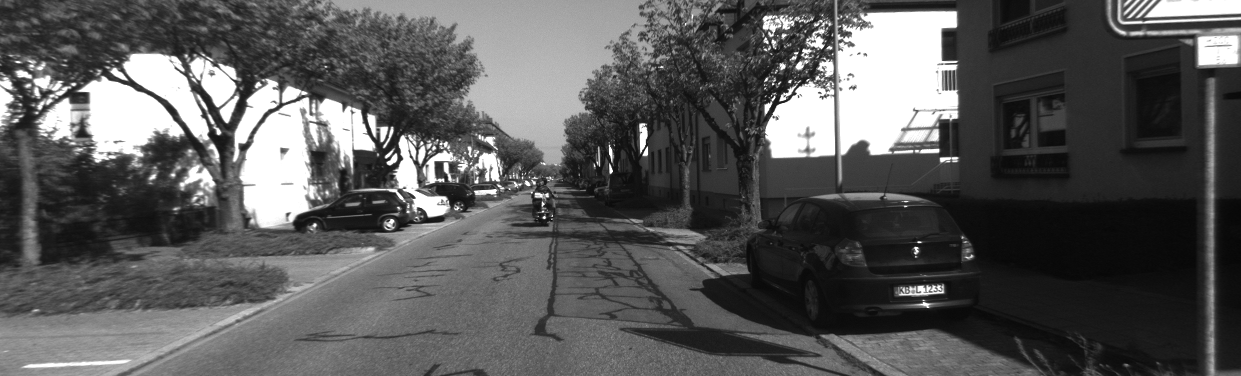
//> input picture LiDARViewer/000000.png, 1241 x 376 px
$ ./LSD_merge_main 000000.png 000001.png   (built with g++ and OpenCV 4)
//> lines starting //> are read from the running program, lines starting //| are printed output that depends on the picture; after the words box and inside, x2 and y2 are one past the last pixel; in counts of white or black regions, pixels touching at a corner belong together
### LiDARViewer/LSD_merge.h
//
// Created by xin on 18/08/22.
//

#ifndef LIDARVIEWER_LSD_MERGE_H
#define LIDARVIEWER_LSD_MERGE_H
#include "opencv2/line_descriptor/descriptor.hpp"
#include <opencv2/core/utility.hpp>
#include <opencv2/imgproc.hpp>
#include <opencv2/highgui.hpp>

using namespace cv;
using namespace cv::line_descriptor;
using namespace std;
/* merging 360/3.14 = 0.008722222 rad per degree*/
const float degreeThres = 0.008722222 * 5;
const float distanceThres = 25;
const float lineLength = 30;

struct point2d{
    float x;
    float y;
    int id2d;
    int index2line;
    int indexScani;
    int indexScanj;
};

struct point3d{
    float x;
    float y;
    float z;
    int id3d;
    int indexScani;//i-th scan of 64 scan lines
    int indexScanj;//j-th point of i-th scan
};

/*
 * dealing with the case that two keylines overlap.
 * since those two keylines are close,
 * the merged line should be those two endpoints that far-est to eachother.
 * Still, merge line2 into line1
 */
void mergeKeyLineCaseSSEE(KeyLine &line1, const KeyLine &line2);

/*
 * dealing with the case that two keylines overlap.
 * since those two keylines are close,
 * the merged line should be those two endpoints that far-est to each other.
 * Still, merge line2 into line1
 */
void mergeKeyLine(KeyLine &line1, const KeyLine &line2);

void mergeKeyLine2(KeyLine &line1, const KeyLine &line2);

void mergeKeyLine1(vector<KeyLine> &keylines, vector<bool> &keylineMergeFlags);

void connectPointsLines(cv::Mat &im, vector<KeyLine> selectedKeyLSDLines, vector<point2d> &imgKeyPoint, vector<point2d> &LiDAR2d);

#endif //LIDARVIEWER_LSD_MERGE_H

### LiDARViewer/LSD_merge.cpp
//
// Created by xin on 18/08/22.
//
/*
 * dealing with the case that two keylines overlap.
 * since those two keylines are close,
 * the merged line should be those two endpoints that far-est to eachother.
 * Still, merge line2 into line1
 */

#include "LSD_merge.h"

using namespace cv;
using namespace cv::line_descriptor;
using namespace std;
// [64 lines left out: function mergeKeyLineCaseSSEE, not called in this run]

/*
 * dealing with the case that two keylines overlap.
 * since those two keylines are close,
 * the merged line should be those two endpoints that far-est to each other.
 * Still, merge line2 into line1
 */
void mergeKeyLine2(KeyLine &line1, const KeyLine &line2) {

    float SX1 = line1.startPointX, SY1 = line1.startPointY, SX2 = line2.startPointX, SY2 = line2.startPointY;
    float EX1 = line1.endPointX, EY1 = line1.endPointY, EX2 = line2.endPointX, EY2 = line2.endPointY;
    //to find out the farest points
    float distanceS1E1 = (SX1 - EX1) * (SX1 - EX1) + (SY1 - EY1) * (SY1 - EY1);
    float distanceS1S2 = (SX1 - SX2) * (SX1 - SX2) + (SY1 - SY2) * (SY1 - SY2);
    float distanceS1E2 = (SX1 - EX2) * (SX1 - EX2) + (SY1 - EY2) * (SY1 - EY2);
    float distanceE1S2 = (EX1 - SX2) * (EX1 - SX2) + (EY1 - SY2) * (EY1 - SY2);
    float distanceE1E2 = (EX1 - EX2) * (EX1 - EX2) + (EY1 - EY2) * (EY1 - EY2);
    float distanceS2E2 = (SX2 - EX2) * (SX2 - EX2) + (SY2 - EY2) * (SY2 - EY2);
    float maxNumber = distanceS1E1;
    if (maxNumber < distanceS1S2)
        maxNumber = distanceS1S2;
    if (maxNumber < distanceS1E2)
        maxNumber = distanceS1E2;
    if (maxNumber < distanceE1S2)
        maxNumber = distanceE1S2;
    if (maxNumber < distanceE1E2)
        maxNumber = distanceE1E2;
    if (maxNumber < distanceS2E2)
        maxNumber = distanceS2E2;
    if (maxNumber == distanceS1E1) {
        line1.startPointX = SX1;
        line1.startPointY = SY1;
        line1.endPointX = EX1;
        line1.endPointY = EY1;
    }
    if (maxNumber == distanceS1S2) {
        line1.startPointX = SX1;
        line1.startPointY = SY1;
        line1.endPointX = SX2;
        line1.endPointY = SY2;
    }
    if (maxNumber == distanceS1E2) {
        line1.startPointX = SX1;
        line1.startPointY = SY1;
        line1.endPointX = EX2;
        line1.endPointY = EY2;
    }
    if (maxNumber == distanceE1S2) {
        line1.startPointX = SX2;//EX1;
        line1.startPointY = SY2;//EY1;
        line1.endPointX = EX1;//SX2;
        line1.endPointY = EY1;//SY2;
    }
    if (maxNumber == distanceE1E2) {
        line1.startPointX = EX1;
        line1.startPointY = EY1;
        line1.endPointX = EX2;
        line1.endPointY = EY2;
    }
    if (maxNumber == distanceS2E2) {
        line1.startPointX = SX2;
        line1.startPointY = SY2;
        line1.endPointX = EX2;
        line1.endPointY = EY2;
    }
    //merge others
    line1.numOfPixels += line2.numOfPixels; //not relyable because overlap
    line1.angle = (line1.angle + line2.angle) / 2;
    line1.lineLength = sqrt((line1.endPointX - line1.startPointX) * (line1.endPointX - line1.startPointX) +
                            (line1.endPointY - line1.startPointY) * (line1.endPointY - line1.startPointY));
    line1.response += line2.response;
    line1.size = (line1.startPointX - line1.endPointX) * (line1.startPointY - line1.endPointY);
}

/*
 * merge the primary keylines
 */
void mergeKeyLine1(vector<KeyLine> &keylines, vector<bool> &keylineMergeFlags){
    for (int i = 0; i < keylines.size(); i++) {
        if (keylineMergeFlags[i])//If this keyline has been merge into another
            continue;
        //looking for pairs
        for (int j = 0; j < keylines.size(); j++) {
            if (!keylineMergeFlags[j] && j != i) { //This keyline shouldn't be merged into another | and j!=i
                float degree1 = abs(keylines[i].angle) + abs(keylines[j].angle);
                float degree2 = abs(keylines[j].angle - keylines[i].angle);
                if ((abs(degree1 - 3.14) < degreeThres) || degree2 < degreeThres) {//angle < 5 degrees
                    float distanceSS = (keylines[i].startPointX - keylines[j].startPointX) *
                                       (keylines[i].startPointX - keylines[j].startPointX) +
                                       (keylines[i].startPointY - keylines[j].startPointY) *
                                       (keylines[i].startPointY - keylines[j].startPointY);
                    float distanceSE = (keylines[i].startPointX - keylines[j].endPointX) *
                                       (keylines[i].startPointX - keylines[j].endPointX) +
                                       (keylines[i].startPointY - keylines[j].endPointY) *
                                       (keylines[i].startPointY - keylines[j].endPointY);
                    float distanceES = (keylines[i].endPointX - keylines[j].startPointX) *
                                       (keylines[i].endPointX - keylines[j].startPointX) +
                                       (keylines[i].endPointY - keylines[j].startPointY) *
                                       (keylines[i].endPointY - keylines[j].startPointY);
                    float distanceEE = (keylines[i].endPointX - keylines[j].endPointX) *
                                       (keylines[i].endPointX - keylines[j].endPointX) +
                                       (keylines[i].endPointY - keylines[j].endPointY) *
                                       (keylines[i].endPointY - keylines[j].endPointY);
                    float midXi = (keylines[i].startPointX + keylines[i].endPointX) / 2;
                    float midYi = (keylines[i].startPointY + keylines[i].endPointY) / 2;
                    float midXj = (keylines[j].startPointX + keylines[j].endPointX) / 2;
                    float midYj = (keylines[j].startPointY + keylines[j].endPointY) / 2;
                    float distanceMid = (midXi - midXj) * (midXi - midXj) + (midYi - midYj) * (midYi - midYj);
                    bool SS = false, SE = false, ES = false, EE = false, Mid = false;
                    if (distanceSS < distanceThres)SS = true;
                    if (distanceSE < distanceThres)SE = true;
                    if (distanceEE < distanceThres)EE = true;
                    if (distanceES < distanceThres)ES = true;
                    if (distanceMid < distanceThres)Mid = true;
                    if (SS || SE || EE || ES || Mid) {//start or end points is close
                        cout << "keyline1 No." << keylines[i].class_id << " with angle " << keylines[i].angle
                             << " response " << keylines[i].response << " length :" << keylines[i].lineLength
                             << " start point " << keylines[i].startPointX << " " << keylines[i].startPointY
                             << " end point " << keylines[i].endPointX << " " << keylines[i].endPointY << endl;
                        cout << "merge with" << endl;
                        cout <<" degree1 "<<degree1<<" degree2 "<<degree2<<endl;
                        cout << "keyline2 No." << keylines[j].class_id << " with angle " << keylines[j].angle
                             << " response " << keylines[j].response << " length :" << keylines[j].lineLength
                             << " start point " << keylines[j].startPointX << " " << keylines[j].startPointY
                             << " end point " << keylines[j].endPointX << " " << keylines[j].endPointY << endl;
                        // [10 lines of commented-out code are left out]
                        mergeKeyLine2(keylines[i], keylines[j]);
                        keylineMergeFlags[j] = true;
                        cout << "result : " << endl;
                        cout << "keyline new1 No." << keylines[i].class_id << " with angle " << keylines[i].angle
                             << " response " << keylines[i].response << " length :" << keylines[i].lineLength
                             << " start point " << keylines[i].startPointX << " " << keylines[i].startPointY
                             << " end point " << keylines[i].endPointX << " " << keylines[i].endPointY << endl;
                        // [12 lines of commented-out code are left out]
                    }
                }
            }
        }
    }
}

/*
 * pair up the LSD lines, keypoints and 2d lidar points
 */
// [167 lines left out: function connectPointsLines, not called in this run]

### LiDARViewer/LSD_merge_main.cpp
//
// Created by xin on 09/08/22.
/*
 * this funciont is going to test if the LSD(BinaryDescriptor) could be merged
 * todo: merge with point feature and LiDAR image
 */
//

//#include "opencv2/line_descriptor/descriptor.hpp"
//#include <opencv2/core/utility.hpp>
//#include <opencv2/imgproc.hpp>
//#include <opencv2/highgui.hpp>
#include "LSD_merge.h"

using namespace cv;
using namespace cv::line_descriptor;
using namespace std;

static const char *keys = {"{@image_path | | Image path }" "{@image_path2 | | Image path 2 }"};


// [241 lines of commented-out code are left out]

int main(int argc, char **argv) {
    cout << "argc num " << argc << " , " << argv[1] << " " << argv[2] << endl;
    /* get parameters from comand line */
    CommandLineParser parser(argc, argv, keys);
    String image_path = parser.get<String>(0);
    if (image_path.empty())
        return -1;
    /* load image */
    cv::Mat imageMat = imread(image_path, 1);
//> imageMat is the input picture: 376 rows x 1241 cols, CV_8UC3; min 6, max 255, mean 89
    if (imageMat.data == nullptr) {
        std::cout << "Error, image could not be loaded. Please, check its path" << std::endl;
        return -1;
    }
    /* create a random binary mask */   //what is the mask for?
    cv::Mat mask = Mat::ones(imageMat.size(), CV_8UC1);
    /* create a pointer to a BinaryDescriptor object with deafult parameters */
    Ptr<BinaryDescriptor> bd = BinaryDescriptor::createBinaryDescriptor();
    /* create a structure to store extracted lines */
    vector<KeyLine> keylines;
    cv::Mat output_bd = imageMat.clone();
    cv::Mat output_bd_merge = imageMat.clone();
    bd->detect(imageMat, keylines, mask);
//> keylines = 211 items
    /* compute descriptors */
    cv::Mat descriptors;
    bd->compute(imageMat, keylines, descriptors);
    /* draw lines extracted from octave 0 */
    if (output_bd.channels() == 1)
        cvtColor(output_bd, output_bd, COLOR_GRAY2BGR);

    /* print all keylines attribution */
//    for (int i = 0; i < keylines.size(); i++) {
//        cout << "keyline No." << keylines[i].class_id << " with angle " << keylines[i].angle
//             << " response " << keylines[i].response << " length :" << keylines[i].lineLength
//             << " start point " << keylines[i].startPointX << " " << keylines[i].startPointY
//             << " end point " << keylines[i].endPointX << " " << keylines[i].endPointY
//             <<endl;
//    }

    /* show */
    for (size_t i = 0; i < keylines.size(); i++) {
        KeyLine kl = keylines[i];
        if (kl.octave == 0) {
            /* get a random color */
            int R = (rand() % (int) (255 + 1));
            int G = (rand() % (int) (255 + 1));
            int B = (rand() % (int) (255 + 1));
            /* get extremes of line */
            Point pt1 = Point2f(kl.startPointX, kl.startPointY);
            Point pt2 = Point2f(kl.endPointX, kl.endPointY);
            /* draw line */
            line(output_bd, pt1, pt2, Scalar(B, G, R), 3);
        }
    }
//> this loop made 211 passes
//> (pt1, pt2) on passes 1 to 12: (Point(7, 317), Point(23, 312)), (Point(21, 364), Point(132, 359)), (Point(22, 255), Point(23, 238)), (Point(68, 314), Point(104, 309)), (Point(32, 316), Point(67, 313)), (Point(35, 119), Point(64, 97)), (Point(38, 186), Point(34, 211)), (Point(35, 265), Point(60, 262)), (Point(72, 111), Point(87, 111)), (Point(75, 90), Point(92, 80)), (Point(77, 287), Point(107, 279)), (Point(123, 155), Point(100, 160))
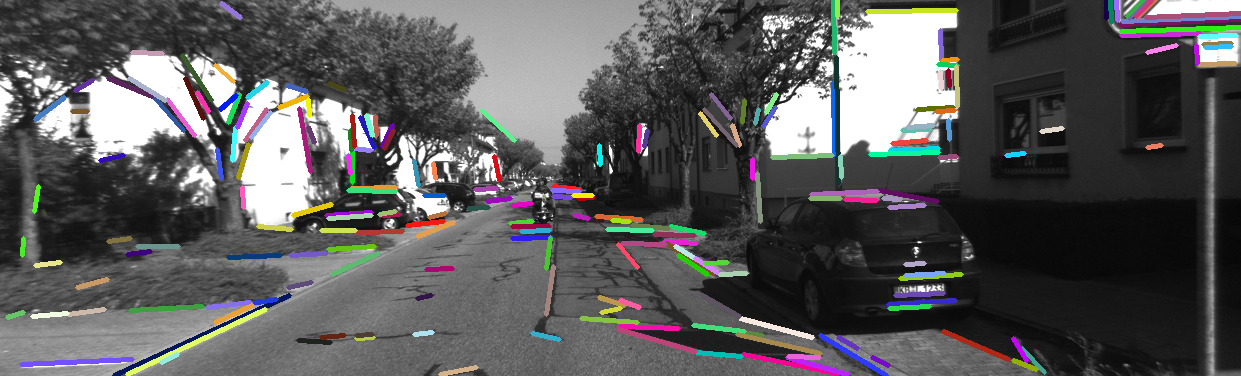
//> output_bd: 376 rows x 1241 cols, CV_8UC3; 8.17% of pixels changed, all inside (x1, y1, x2, y2) = (5, 0, 1241, 376)
    imshow("BD keylines original", output_bd);
    waitKey();

    std::vector<bool> keylineMergeFlags(keylines.size(), false);
    mergeKeyLine1(keylines,keylineMergeFlags);
//> after the loop in mergeKeyLine1, `for (int i = 0; i < keylines.size(); i++)`: keylineMergeFlags = 211 values, max 1 at index 4, min 0 at index 0, mean 0.109

    /* select the lines with enough length */
    vector<KeyLine> selectedKeyLines;
    for (int i = 0; i < keylines.size(); i++) {
        if (keylineMergeFlags[i])
            continue;
        if(keylines[i].lineLength>lineLength){
            selectedKeyLines.push_back(keylines[i]);
        }
    }
//> after the loop, selectedKeyLines = 90 items
    /* show */
    for (size_t i = 0; i < selectedKeyLines.size(); i++) {
        KeyLine kl = selectedKeyLines[i];
        cout << "selected keyline No." << keylines[i].class_id << " with angle " << keylines[i].angle
             << " response " << keylines[i].response << " length :" << keylines[i].lineLength
             << " start point " << keylines[i].startPointX << " " << keylines[i].startPointY
             << " end point " << keylines[i].endPointX << " " << keylines[i].endPointY
             << endl;
        if (kl.octave == 0) {
            /* get a random color */
            int R = (rand() % (int) (255 + 1));
            int G = (rand() % (int) (255 + 1));
            int B = (rand() % (int) (255 + 1));
            /* get extremes of line */
            Point pt1 = Point2f(kl.startPointX, kl.startPointY);
            Point pt2 = Point2f(kl.endPointX, kl.endPointY);
            /* draw line */
            line(output_bd_merge, pt1, pt2, Scalar(B, G, R), 3);
        }
    }
//> this loop made 90 passes
//> (pt1, pt2) on passes 1 to 12: (Point(21, 364), Point(132, 359)), (Point(32, 316), Point(104, 309)), (Point(35, 119), Point(64, 97)), (Point(77, 287), Point(107, 279)), (Point(153, 96), Point(183, 130)), (Point(108, 78), Point(152, 96)), (Point(289, 295), Point(114, 375)), (Point(194, 135), Point(167, 99)), (Point(165, 100), Point(129, 78)), (Point(185, 78), Point(203, 118)), (Point(207, 307), Point(250, 302)), (Point(130, 310), Point(202, 306))
//| selected keyline No.0 with angle -0.294578 response 0.0140444 length :17.4291 start point 7 317 end point 23 312
//| selected keyline No.1 with angle -0.0477261 response 0.0888064 length :110.209 start point 21 364 end point 132 359
//| selected keyline No.2 with angle -1.54384 response 0.0129316 length :16.0481 start point 22 255 end point 23 238
//| selected keyline No.3 with angle -0.120648 response 0.0568717 length :72.3395 start point 32 316 end point 104 309
//| selected keyline No.4 with angle -0.106043 response 0.0275845 length :34.2324 start point 32 316 end point 67 313
//| selected keyline No.5 with angle -0.659625 response 0.0294729 length :36.5759 start point 35 119 end point 64 97
//| selected keyline No.6 with angle 1.71628 response 0.02108 length :26.1602 start point 38 186 end point 34 211
//| selected keyline No.7 with angle -0.157155 response 0.0196054 length :24.3303 start point 35 265 end point 60 262
//> (output is shown up to pass 8 of 90)
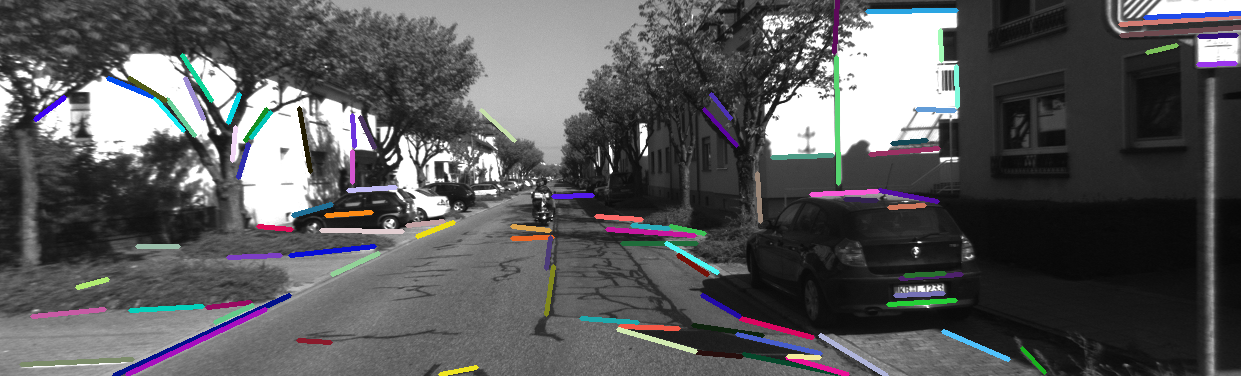
//> output_bd_merge: 376 rows x 1241 cols, CV_8UC3; 5.38% of pixels changed, all inside (x1, y1, x2, y2) = (19, 0, 1241, 376)
    imshow("BD lines merged", output_bd_merge);
    waitKey();

    cout << "system ended" << endl;
}

$ run again, on LiDARViewer/000002.png
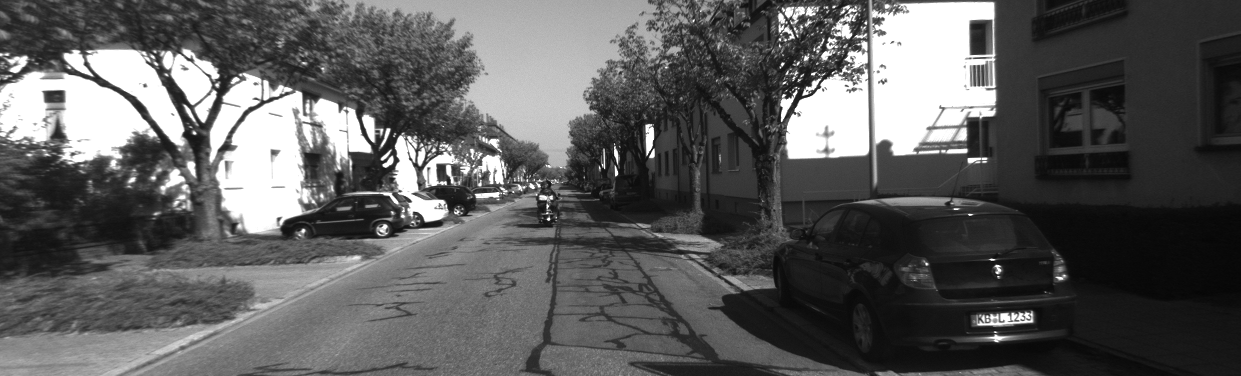
//> input picture LiDARViewer/000002.png, 1241 x 376 px
//> imageMat is the input picture: 376 rows x 1241 cols, CV_8UC3; min 5, max 255, mean 91.7
//> keylines = 221 items
//> the loop `for (size_t i = 0; i < keylines.size(); i++)` made 221 passes
//> (pt1, pt2) on passes 1 to 8: (Point(29, 71), Point(49, 72)), (Point(6, 58), Point(25, 54)), (Point(16, 173), Point(30, 175)), (Point(62, 89), Point(42, 90)), (Point(56, 117), Point(52, 133)), (Point(0, 283), Point(35, 273)), (Point(39, 78), Point(60, 79)), (Point(69, 38), Point(54, 38))
//> after the loop `for (size_t i = 0; i < keylines.size(); i++)`:
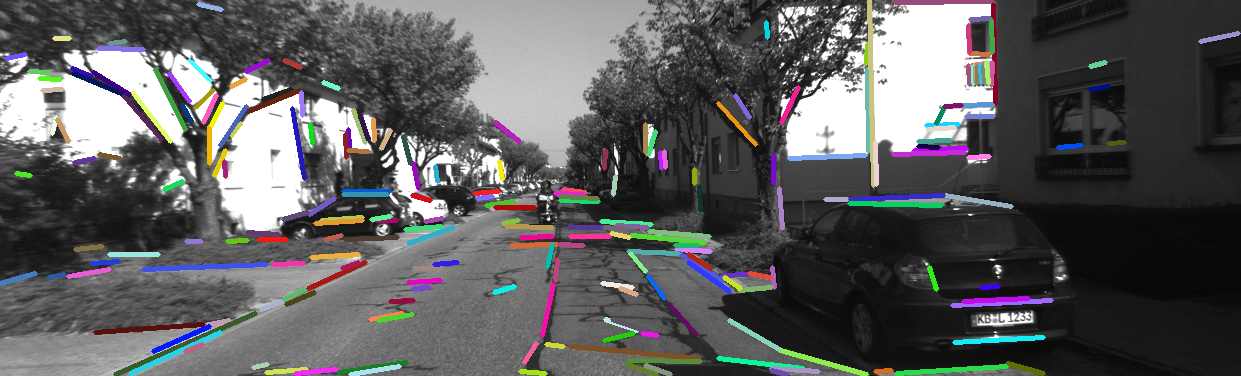
//> output_bd: 376 rows x 1241 cols, CV_8UC3; 8.5% of pixels changed, all inside (x1, y1, x2, y2) = (0, 0, 1241, 376)
//> after the loop in mergeKeyLine1, `for (int i = 0; i < keylines.size(); i++)`: keylineMergeFlags = 221 values, max 1 at index 15, min 0 at index 0, mean 0.0769
//> after the loop `for (int i = 0; i < keylines.size(); i++)`: selectedKeyLines = 86 items
//> the loop `for (size_t i = 0; i < selectedKeyLines.size(); i++)` made 86 passes
//> (pt1, pt2) on passes 1 to 8: (Point(0, 283), Point(35, 273)), (Point(48, 277), Point(109, 269)), (Point(122, 94), Point(161, 139)), (Point(73, 73), Point(121, 93)), (Point(95, 332), Point(203, 324)), (Point(98, 48), Point(143, 49)), (Point(155, 69), Point(185, 129)), (Point(170, 141), Point(132, 92))
//> (printed output is left out)
//> after the loop `for (size_t i = 0; i < selectedKeyLines.size(); i++)`:
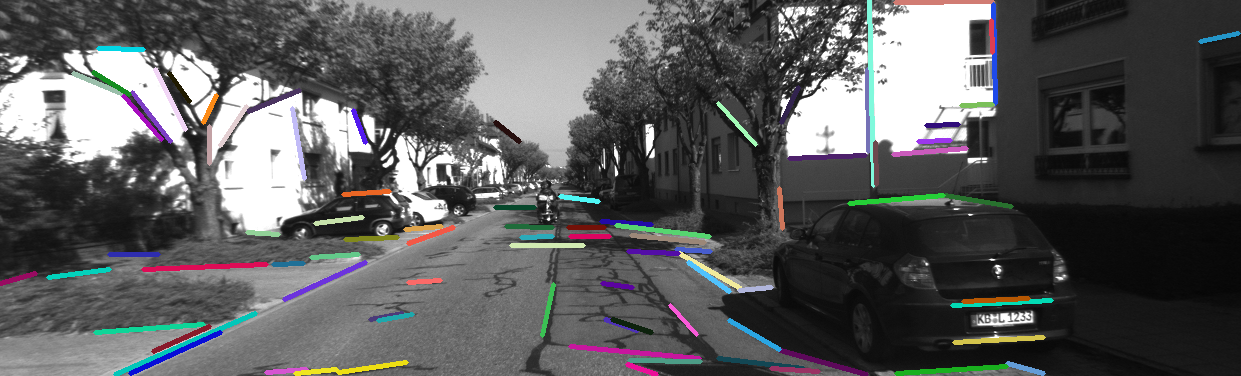
//> output_bd_merge: 376 rows x 1241 cols, CV_8UC3; 5.38% of pixels changed, all inside (x1, y1, x2, y2) = (0, 0, 1241, 376)
